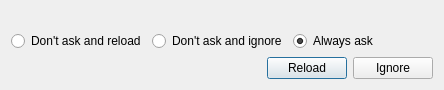
<?xml version="1.0" encoding="UTF-8"?>
<ui version="4.0">
 <class>ReloadDialog</class>
 <widget class="QDialog" name="ReloadDialog">
  <property name="geometry">
   <rect>
    <x>0</x>
    <y>0</y>
    <width>444</width>
    <height>82</height>
   </rect>
  </property>
  <property name="windowTitle">
   <string>File was changed</string>
  </property>
  <layout class="QVBoxLayout" name="verticalLayout">
   <item>
    <widget class="QLabel" name="text">
     <property name="sizePolicy">
      <sizepolicy hsizetype="Preferred" vsizetype="Expanding">
       <horstretch>0</horstretch>
       <verstretch>0</verstretch>
      </sizepolicy>
     </property>
     <property name="text">
      <string/>
     </property>
     <property name="alignment">
      <set>Qt::AlignLeading|Qt::AlignLeft|Qt::AlignTop</set>
     </property>
    </widget>
   </item>
   <item>
    <layout class="QHBoxLayout" name="horizontalLayout_2">
     <item>
      <widget class="QRadioButton" name="radioReload">
       <property name="text">
        <string>Don't ask and reload</string>
       </property>
      </widget>
     </item>
     <item>
      <widget class="QRadioButton" name="radioIgnore">
       <property name="text">
        <string>Don't ask and ignore</string>
       </property>
      </widget>
     </item>
     <item>
      <widget class="QRadioButton" name="radioAsk">
       <property name="text">
        <string>Always ask</string>
       </property>
       <property name="checked">
        <bool>true</bool>
       </property>
      </widget>
     </item>
     <item>
      <spacer name="horizontalSpacer_2">
       <property name="orientation">
        <enum>Qt::Horizontal</enum>
       </property>
       <property name="sizeHint" stdset="0">
        <size>
         <width>40</width>
         <height>20</height>
        </size>
       </property>
      </spacer>
     </item>
    </layout>
   </item>
   <item>
    <layout class="QHBoxLayout" name="horizontalLayout">
     <item>
      <spacer name="horizontalSpacer">
       <property name="orientation">
        <enum>Qt::Horizontal</enum>
       </property>
       <property name="sizeHint" stdset="0">
        <size>
         <width>40</width>
         <height>20</height>
        </size>
       </property>
      </spacer>
     </item>
     <item>
      <widget class="QPushButton" name="reloadBtn">
       <property name="text">
        <string>Reload</string>
       </property>
      </widget>
     </item>
     <item>
      <widget class="QPushButton" name="cancleBtn">
       <property name="text">
        <string>Ignore</string>
       </property>
      </widget>
     </item>
    </layout>
   </item>
  </layout>
 </widget>
 <resources/>
 <connections>
  <connection>
   <sender>reloadBtn</sender>
   <signal>clicked()</signal>
   <receiver>ReloadDialog</receiver>
   <slot>accept()</slot>
   <hints>
    <hint type="sourcelabel">
     <x>334</x>
     <y>65</y>
    </hint>
    <hint type="destinationlabel">
     <x>221</x>
     <y>40</y>
    </hint>
   </hints>
  </connection>
  <connection>
   <sender>cancleBtn</sender>
   <signal>clicked()</signal>
   <receiver>ReloadDialog</receiver>
   <slot>reject()</slot>
   <hints>
    <hint type="sourcelabel">
     <x>405</x>
     <y>65</y>
    </hint>
    <hint type="destinationlabel">
     <x>221</x>
     <y>40</y>
    </hint>
   </hints>
  </connection>
 </connections>
</ui>
